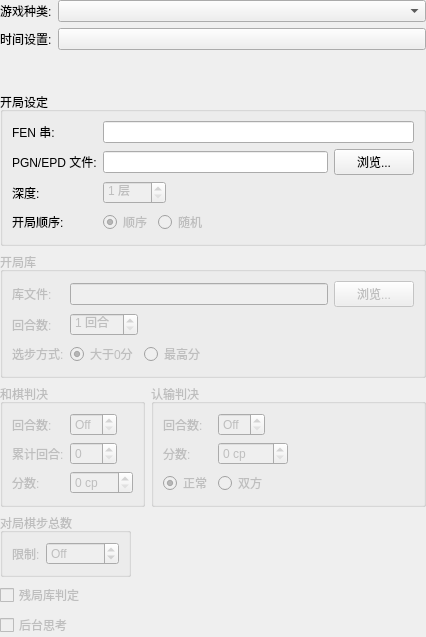
<?xml version="1.0" encoding="UTF-8"?>
<ui version="4.0">
 <class>GameSettingsWidget</class>
 <widget class="QWidget" name="GameSettingsWidget">
  <property name="geometry">
   <rect>
    <x>0</x>
    <y>0</y>
    <width>426</width>
    <height>637</height>
   </rect>
  </property>
  <property name="windowTitle">
   <string>Form</string>
  </property>
  <layout class="QVBoxLayout" name="verticalLayout">
   <property name="leftMargin">
    <number>0</number>
   </property>
   <property name="topMargin">
    <number>0</number>
   </property>
   <property name="rightMargin">
    <number>0</number>
   </property>
   <property name="bottomMargin">
    <number>0</number>
   </property>
   <item>
    <layout class="QFormLayout" name="formLayout_2">
     <item row="1" column="1">
      <widget class="QComboBox" name="m_variantCombo"/>
     </item>
     <item row="1" column="0">
      <widget class="QLabel" name="m_variantLabel">
       <property name="text">
        <string>游戏种类:</string>
       </property>
       <property name="buddy">
        <cstring>m_variantCombo</cstring>
       </property>
      </widget>
     </item>
     <item row="2" column="1">
      <widget class="QPushButton" name="m_timeControlBtn">
       <property name="text">
        <string/>
       </property>
      </widget>
     </item>
     <item row="2" column="0">
      <widget class="QLabel" name="m_timeControlLabel">
       <property name="text">
        <string>时间设置:</string>
       </property>
       <property name="buddy">
        <cstring>m_timeControlBtn</cstring>
       </property>
      </widget>
     </item>
    </layout>
   </item>
   <item>
    <widget class="QGroupBox" name="groupBox_3">
     <property name="enabled">
      <bool>true</bool>
     </property>
     <property name="title">
      <string>开局设定</string>
     </property>
     <layout class="QFormLayout" name="formLayout_4">
      <property name="fieldGrowthPolicy">
       <enum>QFormLayout::ExpandingFieldsGrow</enum>
      </property>
      <item row="1" column="0">
       <widget class="QLabel" name="m_pgnEpdLabel">
        <property name="text">
         <string>PGN/EPD 文件:</string>
        </property>
        <property name="buddy">
         <cstring>m_openingSuiteEdit</cstring>
        </property>
       </widget>
      </item>
      <item row="1" column="1">
       <layout class="QHBoxLayout" name="horizontalLayout_2">
        <item>
         <widget class="QLineEdit" name="m_openingSuiteEdit"/>
        </item>
        <item>
         <widget class="QPushButton" name="m_browseOpeningSuiteBtn">
          <property name="text">
           <string>浏览...</string>
          </property>
         </widget>
        </item>
       </layout>
      </item>
      <item row="3" column="0">
       <widget class="QLabel" name="m_openingOrderLabel">
        <property name="text">
         <string>开局顺序:</string>
        </property>
        <property name="buddy">
         <cstring>m_seqOrderRadio</cstring>
        </property>
       </widget>
      </item>
      <item row="3" column="1">
       <layout class="QHBoxLayout" name="horizontalLayout_3">
        <item>
         <widget class="QRadioButton" name="m_seqOrderRadio">
          <property name="enabled">
           <bool>false</bool>
          </property>
          <property name="text">
           <string>顺序</string>
          </property>
          <property name="checked">
           <bool>true</bool>
          </property>
         </widget>
        </item>
        <item>
         <widget class="QRadioButton" name="m_randomOrderRadio">
          <property name="enabled">
           <bool>false</bool>
          </property>
          <property name="text">
           <string>随机</string>
          </property>
         </widget>
        </item>
        <item>
         <spacer name="horizontalSpacer">
          <property name="orientation">
           <enum>Qt::Horizontal</enum>
          </property>
          <property name="sizeHint" stdset="0">
           <size>
            <width>40</width>
            <height>20</height>
           </size>
          </property>
         </spacer>
        </item>
       </layout>
      </item>
      <item row="2" column="0">
       <widget class="QLabel" name="m_openingSuiteDepth">
        <property name="text">
         <string>深度:</string>
        </property>
       </widget>
      </item>
      <item row="2" column="1">
       <widget class="QSpinBox" name="m_openingSuiteDepthSpin">
        <property name="enabled">
         <bool>false</bool>
        </property>
        <property name="suffix">
         <string> 层</string>
        </property>
        <property name="minimum">
         <number>1</number>
        </property>
        <property name="maximum">
         <number>999</number>
        </property>
       </widget>
      </item>
      <item row="0" column="0">
       <widget class="QLabel" name="m_fenLabel">
        <property name="text">
         <string>FEN 串:</string>
        </property>
        <property name="buddy">
         <cstring>m_fenEdit</cstring>
        </property>
       </widget>
      </item>
      <item row="0" column="1">
       <widget class="QLineEdit" name="m_fenEdit">
        <property name="maxLength">
         <number>128</number>
        </property>
       </widget>
      </item>
     </layout>
    </widget>
   </item>
   <item>
    <widget class="QGroupBox" name="m_openingBookGroup">
     <property name="enabled">
      <bool>false</bool>
     </property>
     <property name="title">
      <string>开局库</string>
     </property>
     <layout class="QFormLayout" name="formLayout_5">
      <property name="fieldGrowthPolicy">
       <enum>QFormLayout::ExpandingFieldsGrow</enum>
      </property>
      <item row="0" column="0">
       <widget class="QLabel" name="m_polyglotFileLabel">
        <property name="text">
         <string>库文件:</string>
        </property>
        <property name="buddy">
         <cstring>m_polyglotFileEdit</cstring>
        </property>
       </widget>
      </item>
      <item row="0" column="1">
       <layout class="QHBoxLayout" name="horizontalLayout_4">
        <item>
         <widget class="QLineEdit" name="m_polyglotFileEdit"/>
        </item>
        <item>
         <widget class="QPushButton" name="m_browsePolyglotFile">
          <property name="text">
           <string>浏览...</string>
          </property>
         </widget>
        </item>
       </layout>
      </item>
      <item row="1" column="0">
       <widget class="QLabel" name="m_polyglotDepthLabel">
        <property name="text">
         <string>回合数:</string>
        </property>
        <property name="buddy">
         <cstring>m_polyglotDepthSpin</cstring>
        </property>
       </widget>
      </item>
      <item row="1" column="1">
       <widget class="QSpinBox" name="m_polyglotDepthSpin">
        <property name="enabled">
         <bool>false</bool>
        </property>
        <property name="suffix">
         <string> 回合</string>
        </property>
        <property name="minimum">
         <number>1</number>
        </property>
       </widget>
      </item>
      <item row="2" column="0">
       <widget class="QLabel" name="m_polyglotAccessMode">
        <property name="text">
         <string>选步方式:</string>
        </property>
        <property name="buddy">
         <cstring>m_ramAccessRadio</cstring>
        </property>
       </widget>
      </item>
      <item row="2" column="1">
       <layout class="QHBoxLayout" name="horizontalLayout_5">
        <item>
         <widget class="QRadioButton" name="m_ramAccessRadio">
          <property name="enabled">
           <bool>false</bool>
          </property>
          <property name="toolTip">
           <string>随便选择大于0分的棋步</string>
          </property>
          <property name="text">
           <string>大于0分</string>
          </property>
          <property name="checked">
           <bool>true</bool>
          </property>
         </widget>
        </item>
        <item>
         <widget class="QRadioButton" name="m_diskAccessRadio">
          <property name="enabled">
           <bool>false</bool>
          </property>
          <property name="toolTip">
           <string>自动选择最高的评分走棋</string>
          </property>
          <property name="text">
           <string>最高分</string>
          </property>
         </widget>
        </item>
        <item>
         <spacer name="horizontalSpacer_2">
          <property name="orientation">
           <enum>Qt::Horizontal</enum>
          </property>
          <property name="sizeHint" stdset="0">
           <size>
            <width>40</width>
            <height>20</height>
           </size>
          </property>
         </spacer>
        </item>
       </layout>
      </item>
     </layout>
    </widget>
   </item>
   <item>
    <layout class="QFormLayout" name="formLayout_6">
     <property name="fieldGrowthPolicy">
      <enum>QFormLayout::AllNonFixedFieldsGrow</enum>
     </property>
     <item row="1" column="0">
      <widget class="QGroupBox" name="m_drawAdjudicationGroup">
       <property name="enabled">
        <bool>false</bool>
       </property>
       <property name="title">
        <string>和棋判决</string>
       </property>
       <layout class="QFormLayout" name="formLayout">
        <property name="fieldGrowthPolicy">
         <enum>QFormLayout::ExpandingFieldsGrow</enum>
        </property>
        <item row="0" column="0">
         <widget class="QLabel" name="m_drawMoveNumberLabel">
          <property name="text">
           <string>回合数:</string>
          </property>
          <property name="buddy">
           <cstring>m_drawMoveNumberSpin</cstring>
          </property>
         </widget>
        </item>
        <item row="0" column="1">
         <widget class="QSpinBox" name="m_drawMoveNumberSpin">
          <property name="toolTip">
           <string>该对局将在下了这么多完整回合后判和。0 值禁用和棋判决。</string>
          </property>
          <property name="specialValueText">
           <string>Off</string>
          </property>
          <property name="minimum">
           <number>0</number>
          </property>
          <property name="maximum">
           <number>999</number>
          </property>
          <property name="value">
           <number>0</number>
          </property>
         </widget>
        </item>
        <item row="1" column="0">
         <widget class="QLabel" name="m_drawMoveCountLabel">
          <property name="text">
           <string>累计回合:</string>
          </property>
          <property name="buddy">
           <cstring>m_drawMoveCountSpin</cstring>
          </property>
         </widget>
        </item>
        <item row="1" column="1">
         <widget class="QSpinBox" name="m_drawMoveCountSpin">
          <property name="enabled">
           <bool>false</bool>
          </property>
          <property name="toolTip">
           <string>两位选手的分数都需要在这么多连续回合间位于选定的阈值内。</string>
          </property>
          <property name="maximum">
           <number>999</number>
          </property>
         </widget>
        </item>
        <item row="2" column="0">
         <widget class="QLabel" name="m_drawScoreLabel">
          <property name="text">
           <string>分数:</string>
          </property>
          <property name="buddy">
           <cstring>m_drawScoreSpin</cstring>
          </property>
         </widget>
        </item>
        <item row="2" column="1">
         <widget class="QSpinBox" name="m_drawScoreSpin">
          <property name="enabled">
           <bool>false</bool>
          </property>
          <property name="toolTip">
           <string>两位选手的分数必须都在距离零这么多百分兵的范围内。</string>
          </property>
          <property name="suffix">
           <string> cp</string>
          </property>
          <property name="maximum">
           <number>999</number>
          </property>
         </widget>
        </item>
       </layout>
      </widget>
     </item>
     <item row="1" column="1">
      <widget class="QGroupBox" name="m_resignAdjudicationGroup">
       <property name="enabled">
        <bool>false</bool>
       </property>
       <property name="toolTip">
        <string/>
       </property>
       <property name="title">
        <string>认输判决</string>
       </property>
       <layout class="QFormLayout" name="formLayout_3">
        <property name="fieldGrowthPolicy">
         <enum>QFormLayout::ExpandingFieldsGrow</enum>
        </property>
        <item row="1" column="0">
         <widget class="QLabel" name="m_resignMoveCountLabel">
          <property name="text">
           <string>回合数:</string>
          </property>
          <property name="buddy">
           <cstring>m_resignMoveCountSpin</cstring>
          </property>
         </widget>
        </item>
        <item row="1" column="1">
         <widget class="QSpinBox" name="m_resignMoveCountSpin">
          <property name="toolTip">
           <string>如果一个引擎的分数在至少这么多连续回合间低于阈值，认输判决将被采用。</string>
          </property>
          <property name="specialValueText">
           <string>Off</string>
          </property>
          <property name="maximum">
           <number>999</number>
          </property>
         </widget>
        </item>
        <item row="2" column="0">
         <widget class="QLabel" name="m_resignScoreLabel">
          <property name="text">
           <string>分数:</string>
          </property>
          <property name="buddy">
           <cstring>m_resignScoreSpin</cstring>
          </property>
         </widget>
        </item>
        <item row="2" column="1">
         <widget class="QSpinBox" name="m_resignScoreSpin">
          <property name="enabled">
           <bool>false</bool>
          </property>
          <property name="toolTip">
           <string>分数必须至少负这么多百分兵。</string>
          </property>
          <property name="specialValueText">
           <string/>
          </property>
          <property name="suffix">
           <string> cp</string>
          </property>
          <property name="maximum">
           <number>9999</number>
          </property>
         </widget>
        </item>
        <item row="3" column="0">
         <widget class="QRadioButton" name="m_resignNormalRadio">
          <property name="sizePolicy">
           <sizepolicy hsizetype="Preferred" vsizetype="Preferred">
            <horstretch>0</horstretch>
            <verstretch>0</verstretch>
           </sizepolicy>
          </property>
          <property name="toolTip">
           <string>认输判决只取决于失败方的分数。</string>
          </property>
          <property name="text">
           <string>正常</string>
          </property>
          <property name="checked">
           <bool>true</bool>
          </property>
         </widget>
        </item>
        <item row="3" column="1">
         <widget class="QRadioButton" name="m_resignTwoSidedRadio">
          <property name="toolTip">
           <string> 必须双方表明决定性的分数。</string>
          </property>
          <property name="text">
           <string>双方</string>
          </property>
         </widget>
        </item>
       </layout>
      </widget>
     </item>
     <item row="2" column="0">
      <widget class="QGroupBox" name="m_gameLengthGroup">
       <property name="enabled">
        <bool>false</bool>
       </property>
       <property name="title">
        <string>对局棋步总数</string>
       </property>
       <layout class="QHBoxLayout" name="horizontalLayout">
        <item>
         <widget class="QLabel" name="m_maxGameLengthLabel">
          <property name="text">
           <string>限制:</string>
          </property>
         </widget>
        </item>
        <item>
         <widget class="QSpinBox" name="m_maxGameLengthSpin">
          <property name="toolTip">
           <string>对局达到限定棋步后，强制判和。</string>
          </property>
          <property name="toolTipDuration">
           <number>-1</number>
          </property>
          <property name="wrapping">
           <bool>true</bool>
          </property>
          <property name="specialValueText">
           <string>Off</string>
          </property>
          <property name="suffix">
           <string>  步</string>
          </property>
          <property name="minimum">
           <number>0</number>
          </property>
          <property name="maximum">
           <number>5000</number>
          </property>
          <property name="value">
           <number>0</number>
          </property>
         </widget>
        </item>
       </layout>
      </widget>
     </item>
    </layout>
   </item>
   <item>
    <widget class="QCheckBox" name="m_tbCheck">
     <property name="enabled">
      <bool>false</bool>
     </property>
     <property name="text">
      <string>残局库判定</string>
     </property>
    </widget>
   </item>
   <item>
    <widget class="QCheckBox" name="m_ponderingCheck">
     <property name="enabled">
      <bool>false</bool>
     </property>
     <property name="text">
      <string>后台思考</string>
     </property>
    </widget>
   </item>
  </layout>
 </widget>
 <resources/>
 <connections/>
</ui>
